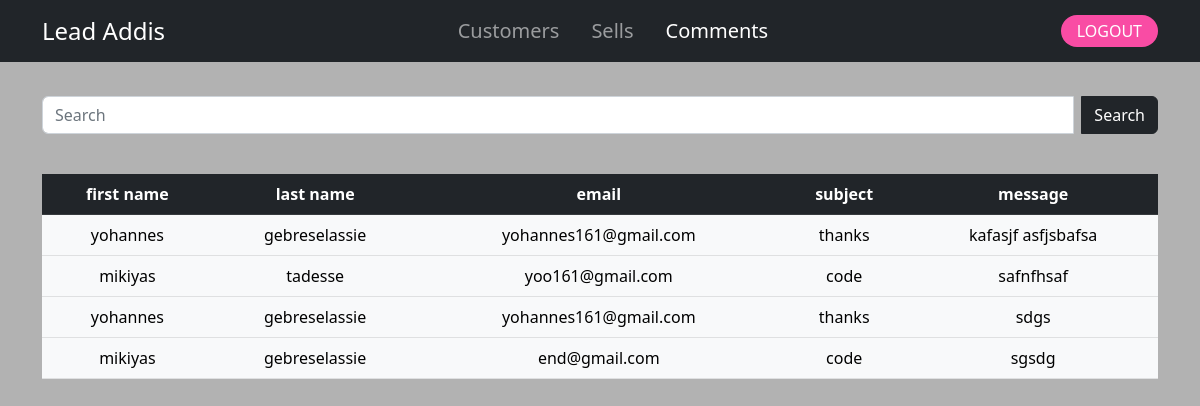
The app's page /admin/comments.php (signed in) with its own data.
### tables this page shows
CREATE TABLE `comments` (
  `firstname` varchar(255) NOT NULL,
  `lastname` varchar(255) NOT NULL,
  `email` varchar(255) NOT NULL,
  `subject` varchar(255) NOT NULL,
  `message` varchar(255) NOT NULL,
  `id` int(11) NOT NULL
);

### admin/comments.php (the view, shortened to what this page needs)
<?php
include "db_conn.php";
$user_id = $_SESSION['user_id'];
?>
<!DOCTYPE html>
<html lang="en">
<head>
   <link rel="stylesheet" type="text/css" href="https://cdnjs.cloudflare.com/ajax/libs/font-awesome/5.15.1/css/all.min.css">
  <link href="https://cdn.jsdelivr.net/npm/bootstrap@5.2.3/dist/css/bootstrap.min.css" rel="stylesheet">
  <link rel="stylesheet" href="https://cdnjs.cloudflare.com/ajax/libs/font-awesome/6.4.0/css/all.min.css" />
</head>
<body>
<nav class="navbar navbar-expand-lg  navbar-dark bg-dark fixed-top">
  <div class="container">
    <a class="navbar-brand fs-4" href="#">Lead Addis</a>
    <div class="sidebar offcanvas offcanvas-start text-bg-dark" tabindex="-1" id="offcanvasDarkNavbar" aria-labelledby="offcanvasDarkNavbarLabel">
      <div class="offcanvas-body d-flex flex-column flex-lg-row p-4 p-lg-0">
        <ul class="navbar-nav justify-content-center align-items-center fs-5 flex-grow-1 pe-3">
        <li class="nav-item mx-2">
            <a class="nav-link" href="customers.php">Customers</a>
          </li>
          <li class="nav-item mx-2">
            <a class="nav-link" aria-current="page" href="status.php">Sells</a>
          </li>
          <li class="nav-item mx-2">
            <a class="nav-link active" aria-current="page" href="cimments.php">Comments</a>
          </li>
        </ul>
        <div class="d-flex justify-content-center flex-lg-row align-items-center gap-3">
            <a href="status.php?logout=<?php echo $user_id; ?>" class="text-white text-decoration-none px-3 py-1 rounded-4" style="background-color: #f94ca4">LOGOUT</a>
      </div>
    </div>
  </div>
</nav></br></br></br></br>
  <div class="container">
    <form class="d-flex" action="" method="GET">
      <div class="input-group mb-3">
        <input class="form-control me-2" name="search" type="text" value="<?php if(isset($_GET['search'])){echo $_GET['search']; } ?>" placeholder="Search" aria-label="Search">
        <button class="btn btn-dark" type="submit">Search</button>
       </div>
      </form></br>
    <table class="table table-hover text-center">
      <thead class="table-dark">
        <tr>
        <th scope="col">first name</th>
          <th scope="col">last name</th>
          <th scope="col">email</th>
          <th scope="col">subject</th>
          <th scope="col">message</th>
        </tr>
      </thead>
      <tbody>
      <?php
        $sql = "SELECT * FROM `comments`";
        $result = mysqli_query($conn, $sql);
        while ($row = mysqli_fetch_assoc($result)) {
        ?>
          <tr class="table-light">
            <td><?php echo $row["firstname"] ?></td>
            <td><?php echo $row["lastname"] ?></td>
            <td><?php echo $row["email"] ?></td>
            <td><?php echo $row["subject"] ?></td>
            <td><?php echo $row["message"] ?></td>
         </tr>
        <?php
        }
        ?>
      </tbody>
    </table>
  </div>
</body>
</html>

### admin/comments.php (style rules this page uses)
body { background: url('image/cloud.jpg') rgba(0,0,0,0.3); }

### records on screen
comments: firstname "yohannes", lastname "gebreselassie", email "yohannes161@gmail.com", subject "thanks", message "kafasjf asfjsbafsa"
comments: firstname "mikiyas", lastname "tadesse", email "yoo161@gmail.com", subject "code", message "safnfhsaf"
comments: firstname "yohannes", lastname "gebreselassie", email "yohannes161@gmail.com", subject "thanks", message "sdgs"
comments: firstname "mikiyas", lastname "gebreselassie", email "end@gmail.com", subject "code", message "sgsdg"
